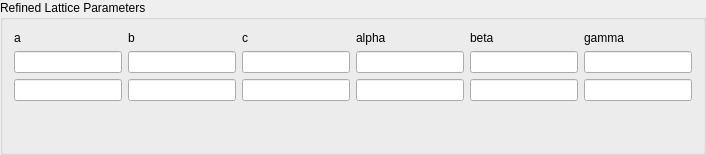
               <widget class="QGroupBox" name="groupBox_18">
                <property name="title">
                 <string>Refined Lattice Parameters</string>
                </property>
                <layout class="QGridLayout" name="gridLayout_29">
                 <item row="1" column="3">
                  <widget class="QLineEdit" name="lineEdit_cUnitCell">
                   <property name="sizePolicy">
                    <sizepolicy hsizetype="Preferred" vsizetype="Fixed">
                     <horstretch>0</horstretch>
                     <verstretch>0</verstretch>
                    </sizepolicy>
                   </property>
                  </widget>
                 </item>
                 <item row="1" column="2">
                  <widget class="QLineEdit" name="lineEdit_bUnitCell">
                   <property name="sizePolicy">
                    <sizepolicy hsizetype="Preferred" vsizetype="Fixed">
                     <horstretch>0</horstretch>
                     <verstretch>0</verstretch>
                    </sizepolicy>
                   </property>
                  </widget>
                 </item>
                 <item row="2" column="5">
                  <widget class="QLineEdit" name="lineEdit_betaError">
                   <property name="sizePolicy">
                    <sizepolicy hsizetype="Preferred" vsizetype="Fixed">
                     <horstretch>0</horstretch>
                     <verstretch>0</verstretch>
                    </sizepolicy>
                   </property>
                  </widget>
                 </item>
                 <item row="0" column="3">
                  <widget class="QLabel" name="label_58">
                   <property name="sizePolicy">
                    <sizepolicy hsizetype="Preferred" vsizetype="Preferred">
                     <horstretch>0</horstretch>
                     <verstretch>0</verstretch>
                    </sizepolicy>
                   </property>
                   <property name="maximumSize">
                    <size>
                     <width>16777215</width>
                     <height>20</height>
                    </size>
                   </property>
                   <property name="text">
                    <string>c</string>
                   </property>
                  </widget>
                 </item>
                 <item row="1" column="5">
                  <widget class="QLineEdit" name="lineEdit_betaUnitCell">
                   <property name="sizePolicy">
                    <sizepolicy hsizetype="Preferred" vsizetype="Fixed">
                     <horstretch>0</horstretch>
                     <verstretch>0</verstretch>
                    </sizepolicy>
                   </property>
                  </widget>
                 </item>
                 <item row="0" column="1">
                  <widget class="QLabel" name="label_42">
                   <property name="sizePolicy">
                    <sizepolicy hsizetype="Preferred" vsizetype="Preferred">
                     <horstretch>0</horstretch>
                     <verstretch>0</verstretch>
                    </sizepolicy>
                   </property>
                   <property name="maximumSize">
                    <size>
                     <width>16777215</width>
                     <height>20</height>
                    </size>
                   </property>
                   <property name="text">
                    <string>a</string>
                   </property>
                  </widget>
                 </item>
                 <item row="0" column="5">
                  <widget class="QLabel" name="label_44">
                   <property name="sizePolicy">
                    <sizepolicy hsizetype="Preferred" vsizetype="Preferred">
                     <horstretch>0</horstretch>
                     <verstretch>0</verstretch>
                    </sizepolicy>
                   </property>
                   <property name="maximumSize">
                    <size>
                     <width>16777215</width>
                     <height>20</height>
                    </size>
                   </property>
                   <property name="text">
                    <string>beta</string>
                   </property>
                  </widget>
                 </item>
                 <item row="2" column="3">
                  <widget class="QLineEdit" name="lineEdit_cError">
                   <property name="sizePolicy">
                    <sizepolicy hsizetype="Preferred" vsizetype="Fixed">
                     <horstretch>0</horstretch>
                     <verstretch>0</verstretch>
                    </sizepolicy>
                   </property>
                  </widget>
                 </item>
                 <item row="0" column="2">
                  <widget class="QLabel" name="label_43">
                   <property name="sizePolicy">
                    <sizepolicy hsizetype="Preferred" vsizetype="Preferred">
                     <horstretch>0</horstretch>
                     <verstretch>0</verstretch>
                    </sizepolicy>
                   </property>
                   <property name="maximumSize">
                    <size>
                     <width>16777215</width>
                     <height>20</height>
                    </size>
                   </property>
                   <property name="text">
                    <string>b</string>
                   </property>
                  </widget>
                 </item>
                 <item row="1" column="4">
                  <widget class="QLineEdit" name="lineEdit_alphaUnitCell">
                   <property name="sizePolicy">
                    <sizepolicy hsizetype="Preferred" vsizetype="Fixed">
                     <horstretch>0</horstretch>
                     <verstretch>0</verstretch>
                    </sizepolicy>
                   </property>
                  </widget>
                 </item>
                 <item row="0" column="6">
                  <widget class="QLabel" name="label_57">
                   <property name="sizePolicy">
                    <sizepolicy hsizetype="Preferred" vsizetype="Preferred">
                     <horstretch>0</horstretch>
                     <verstretch>0</verstretch>
                    </sizepolicy>
                   </property>
                   <property name="maximumSize">
                    <size>
                     <width>16777215</width>
                     <height>20</height>
                    </size>
                   </property>
                   <property name="text">
                    <string>gamma</string>
                   </property>
                  </widget>
                 </item>
                 <item row="1" column="6">
                  <widget class="QLineEdit" name="lineEdit_gammaUnitCell">
                   <property name="sizePolicy">
                    <sizepolicy hsizetype="Preferred" vsizetype="Minimum">
                     <horstretch>0</horstretch>
                     <verstretch>0</verstretch>
                    </sizepolicy>
                   </property>
                  </widget>
                 </item>
                 <item row="2" column="6">
                  <widget class="QLineEdit" name="lineEdit_gammaError">
                   <property name="sizePolicy">
                    <sizepolicy hsizetype="Preferred" vsizetype="Minimum">
                     <horstretch>0</horstretch>
                     <verstretch>0</verstretch>
                    </sizepolicy>
                   </property>
                  </widget>
                 </item>
                 <item row="2" column="4">
                  <widget class="QLineEdit" name="lineEdit_alphaError">
                   <property name="sizePolicy">
                    <sizepolicy hsizetype="Preferred" vsizetype="Fixed">
                     <horstretch>0</horstretch>
                     <verstretch>0</verstretch>
                    </sizepolicy>
                   </property>
                  </widget>
                 </item>
                 <item row="2" column="1">
                  <widget class="QLineEdit" name="lineEdit_aError">
                   <property name="sizePolicy">
                    <sizepolicy hsizetype="Preferred" vsizetype="Fixed">
                     <horstretch>0</horstretch>
                     <verstretch>0</verstretch>
                    </sizepolicy>
                   </property>
                  </widget>
                 </item>
                 <item row="0" column="4">
                  <widget class="QLabel" name="label_59">
                   <property name="sizePolicy">
                    <sizepolicy hsizetype="Preferred" vsizetype="Preferred">
                     <horstretch>0</horstretch>
                     <verstretch>0</verstretch>
                    </sizepolicy>
                   </property>
                   <property name="maximumSize">
                    <size>
                     <width>16777215</width>
                     <height>20</height>
                    </size>
                   </property>
                   <property name="text">
                    <string>alpha</string>
                   </property>
                  </widget>
                 </item>
                 <item row="1" column="1">
                  <widget class="QLineEdit" name="lineEdit_aUnitCell">
                   <property name="sizePolicy">
                    <sizepolicy hsizetype="Preferred" vsizetype="Fixed">
                     <horstretch>0</horstretch>
                     <verstretch>0</verstretch>
                    </sizepolicy>
                   </property>
                  </widget>
                 </item>
                 <item row="2" column="2">
                  <widget class="QLineEdit" name="lineEdit_bError">
                   <property name="sizePolicy">
                    <sizepolicy hsizetype="Preferred" vsizetype="Fixed">
                     <horstretch>0</horstretch>
                     <verstretch>0</verstretch>
                    </sizepolicy>
                   </property>
                  </widget>
                 </item>
                 <item row="3" column="3">
                  <spacer name="verticalSpacer_4">
                   <property name="orientation">
                    <enum>Qt::Vertical</enum>
                   </property>
                   <property name="sizeType">
                    <enum>QSizePolicy::Preferred</enum>
                   </property>
                   <property name="sizeHint" stdset="0">
                    <size>
                     <width>20</width>
                     <height>40</height>
                    </size>
                   </property>
                  </spacer>
                 </item>
                </layout>
               </widget>
